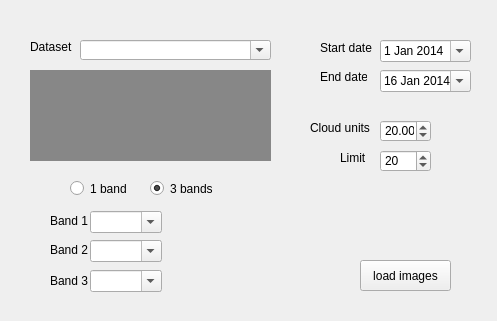
<?xml version="1.0" encoding="UTF-8"?>
<ui version="4.0">
 <class>Form</class>
 <widget class="QWidget" name="Form">
  <property name="geometry">
   <rect>
    <x>0</x>
    <y>0</y>
    <width>497</width>
    <height>321</height>
   </rect>
  </property>
  <property name="windowTitle">
   <string>Form</string>
  </property>
  <widget class="QComboBox" name="datasets">
   <property name="geometry">
    <rect>
     <x>80</x>
     <y>40</y>
     <width>191</width>
     <height>20</height>
    </rect>
   </property>
   <property name="editable">
    <bool>true</bool>
   </property>
   <property name="maxVisibleItems">
    <number>15</number>
   </property>
   <property name="sizeAdjustPolicy">
    <enum>QComboBox::AdjustToContentsOnFirstShow</enum>
   </property>
  </widget>
  <widget class="QLabel" name="label">
   <property name="geometry">
    <rect>
     <x>30</x>
     <y>40</y>
     <width>47</width>
     <height>13</height>
    </rect>
   </property>
   <property name="text">
    <string>Dataset</string>
   </property>
  </widget>
  <widget class="QLabel" name="label_2">
   <property name="geometry">
    <rect>
     <x>50</x>
     <y>210</y>
     <width>47</width>
     <height>21</height>
    </rect>
   </property>
   <property name="text">
    <string>Band 1</string>
   </property>
  </widget>
  <widget class="QLabel" name="desc">
   <property name="geometry">
    <rect>
     <x>30</x>
     <y>70</y>
     <width>241</width>
     <height>91</height>
    </rect>
   </property>
   <property name="styleSheet">
    <string notr="true">background-color: rgb(135, 135, 135);
color: rgb(203, 203, 203);
padding: 4px;</string>
   </property>
   <property name="text">
    <string/>
   </property>
   <property name="alignment">
    <set>Qt::AlignLeading|Qt::AlignLeft|Qt::AlignTop</set>
   </property>
   <property name="wordWrap">
    <bool>true</bool>
   </property>
   <property name="indent">
    <number>2</number>
   </property>
  </widget>
  <widget class="QComboBox" name="B1">
   <property name="geometry">
    <rect>
     <x>90</x>
     <y>211</y>
     <width>69</width>
     <height>20</height>
    </rect>
   </property>
   <property name="editable">
    <bool>true</bool>
   </property>
   <property name="sizeAdjustPolicy">
    <enum>QComboBox::AdjustToContents</enum>
   </property>
   <property name="minimumContentsLength">
    <number>3</number>
   </property>
  </widget>
  <widget class="QComboBox" name="B2">
   <property name="geometry">
    <rect>
     <x>90</x>
     <y>240</y>
     <width>69</width>
     <height>20</height>
    </rect>
   </property>
   <property name="editable">
    <bool>true</bool>
   </property>
   <property name="sizeAdjustPolicy">
    <enum>QComboBox::AdjustToContents</enum>
   </property>
  </widget>
  <widget class="QComboBox" name="B3">
   <property name="geometry">
    <rect>
     <x>90</x>
     <y>270</y>
     <width>69</width>
     <height>20</height>
    </rect>
   </property>
   <property name="editable">
    <bool>true</bool>
   </property>
   <property name="sizeAdjustPolicy">
    <enum>QComboBox::AdjustToContents</enum>
   </property>
   <property name="minimumContentsLength">
    <number>3</number>
   </property>
   <property name="iconSize">
    <size>
     <width>1</width>
     <height>1</height>
    </size>
   </property>
   <property name="frame">
    <bool>true</bool>
   </property>
  </widget>
  <widget class="QPushButton" name="loadButton">
   <property name="geometry">
    <rect>
     <x>360</x>
     <y>260</y>
     <width>91</width>
     <height>31</height>
    </rect>
   </property>
   <property name="text">
    <string>load images</string>
   </property>
  </widget>
  <widget class="QDateEdit" name="dateStart">
   <property name="geometry">
    <rect>
     <x>380</x>
     <y>40</y>
     <width>91</width>
     <height>22</height>
    </rect>
   </property>
   <property name="dateTime">
    <datetime>
     <hour>0</hour>
     <minute>0</minute>
     <second>0</second>
     <year>2014</year>
     <month>1</month>
     <day>1</day>
    </datetime>
   </property>
   <property name="calendarPopup">
    <bool>true</bool>
   </property>
  </widget>
  <widget class="QLabel" name="label_3">
   <property name="geometry">
    <rect>
     <x>320</x>
     <y>40</y>
     <width>61</width>
     <height>16</height>
    </rect>
   </property>
   <property name="text">
    <string>Start date</string>
   </property>
  </widget>
  <widget class="QLabel" name="label_4">
   <property name="geometry">
    <rect>
     <x>320</x>
     <y>70</y>
     <width>47</width>
     <height>13</height>
    </rect>
   </property>
   <property name="text">
    <string>End date</string>
   </property>
  </widget>
  <widget class="QDateEdit" name="dateEnd">
   <property name="geometry">
    <rect>
     <x>380</x>
     <y>70</y>
     <width>91</width>
     <height>22</height>
    </rect>
   </property>
   <property name="dateTime">
    <datetime>
     <hour>0</hour>
     <minute>0</minute>
     <second>0</second>
     <year>2014</year>
     <month>1</month>
     <day>16</day>
    </datetime>
   </property>
   <property name="calendarPopup">
    <bool>true</bool>
   </property>
   <property name="date">
    <date>
     <year>2014</year>
     <month>1</month>
     <day>16</day>
    </date>
   </property>
  </widget>
  <widget class="QLabel" name="label_5">
   <property name="geometry">
    <rect>
     <x>340</x>
     <y>150</y>
     <width>31</width>
     <height>16</height>
    </rect>
   </property>
   <property name="text">
    <string>Limit</string>
   </property>
  </widget>
  <widget class="QSpinBox" name="limitBox">
   <property name="geometry">
    <rect>
     <x>380</x>
     <y>150</y>
     <width>51</width>
     <height>22</height>
    </rect>
   </property>
   <property name="minimum">
    <number>0</number>
   </property>
   <property name="maximum">
    <number>5000</number>
   </property>
   <property name="value">
    <number>20</number>
   </property>
  </widget>
  <widget class="QLabel" name="label_6">
   <property name="geometry">
    <rect>
     <x>310</x>
     <y>120</y>
     <width>61</width>
     <height>16</height>
    </rect>
   </property>
   <property name="text">
    <string>Cloud units</string>
   </property>
  </widget>
  <widget class="QDoubleSpinBox" name="cloudBox">
   <property name="geometry">
    <rect>
     <x>380</x>
     <y>120</y>
     <width>51</width>
     <height>22</height>
    </rect>
   </property>
   <property name="minimum">
    <double>1.000000000000000</double>
   </property>
   <property name="value">
    <double>20.000000000000000</double>
   </property>
  </widget>
  <widget class="QLabel" name="label_7">
   <property name="geometry">
    <rect>
     <x>50</x>
     <y>240</y>
     <width>47</width>
     <height>20</height>
    </rect>
   </property>
   <property name="text">
    <string>Band 2</string>
   </property>
  </widget>
  <widget class="QLabel" name="label_8">
   <property name="geometry">
    <rect>
     <x>50</x>
     <y>270</y>
     <width>47</width>
     <height>21</height>
    </rect>
   </property>
   <property name="text">
    <string>Band 3</string>
   </property>
  </widget>
  <widget class="QRadioButton" name="radio1">
   <property name="geometry">
    <rect>
     <x>70</x>
     <y>180</y>
     <width>82</width>
     <height>17</height>
    </rect>
   </property>
   <property name="text">
    <string>1 band</string>
   </property>
  </widget>
  <widget class="QRadioButton" name="radio3">
   <property name="geometry">
    <rect>
     <x>150</x>
     <y>180</y>
     <width>82</width>
     <height>17</height>
    </rect>
   </property>
   <property name="text">
    <string>3 bands</string>
   </property>
   <property name="checked">
    <bool>true</bool>
   </property>
  </widget>
 </widget>
 <resources/>
 <connections/>
</ui>
